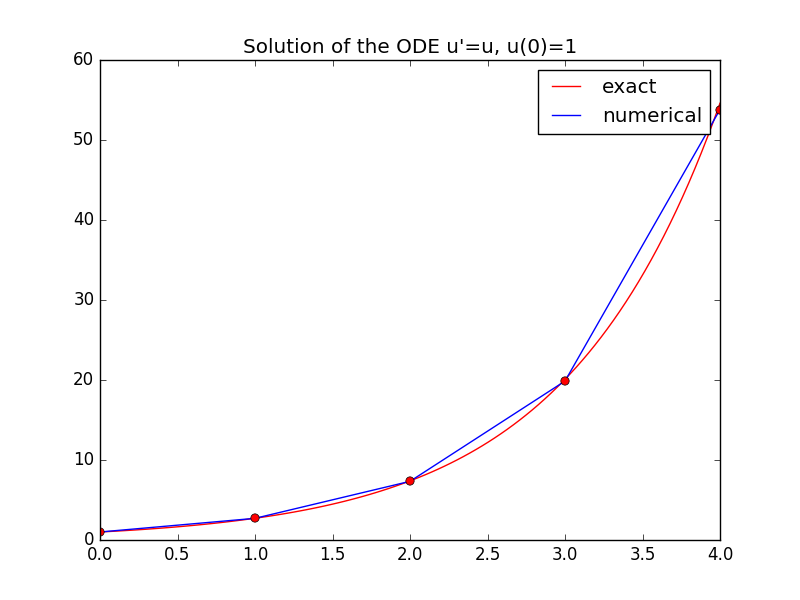

Reproduce this figure in Python.
"""Function implementing the RungeKutta4 method for scalar ODEs."""
import numpy as np

def RK4(f, U0, T, n):
    """Solve u'=f(u,t), u(0)=U0, with n steps until t=T."""
    t = np.zeros(n+1)
    u = np.zeros(n+1)  # u[k] is the solution at time t[k]
    u[0] = U0
    t[0] = 0
    dt = T/float(n)
    for k in range(n):
        t[k+1] = t[k] + dt
        K1 = dt*f(u[k],t[k])
        K2 = dt*f(u[k]+0.5*K1,t[k]+0.5*dt)
        K3 = dt*f(u[k]+0.5*K2,t[k]+0.5*dt)
        K4 = dt*f(u[k]+K3, t[k]+dt)
        u[k+1] = u[k] + 1.0/6*(K1+2*K2+2*K3+K4)
        #u[k+1] = u[k] + dt*f(u[k], t[k])
    return u, t

# Simple test problem: u'=u
def f(u, t):
    return u

u, t = RK4(f, U0=1, T=4, n=4)

# Compare numerical solution and exact solution in a plot
import matplotlib.pyplot as plt
from numpy import exp, linspace
t_exact = linspace(0,4,100)
u_exact = exp(t_exact)
plt.plot(t_exact, u_exact, 'r-')
plt.plot(t, u, 'b-')
plt.plot(t, u, 'ro')
plt.legend(['exact', 'numerical']),
plt.title("Solution of the ODE u'=u, u(0)=1")
plt.show()

"""
To test the function, we define an equation which has
a known solution u, where u is a linear function og t. The
function f chosen below is motivated by this, but also chosen
to have some degree of complexity, since simply setting f(u,t) = 0.2
will be less suited for uncovering errors in the code.
For a linear solution, both the RK4 and ForwardEuler method should
reproduce the solution to machine precision. The code below is copied
directly from ForwardEuler_func.py.
"""

def test_RK4_against_linear_solution():
    """Use knowledge of an exact numerical solution for testing."""
    def f(u, t):
        return 0.2 + (u - u_exact(t))**4

    def u_exact(t):
        return 0.2*t + 3

    u, t = RK4(f, U0=u_exact(0), T=3, n=5)
    u_e = u_exact(t)
    error = np.abs(u_e - u).max()
    success = error < 1E-14
    assert success, '|exact - u| = %g != 0' % error

test_RK4_against_linear_solution()

"""
Terminal> python RK4_func.py

"""
